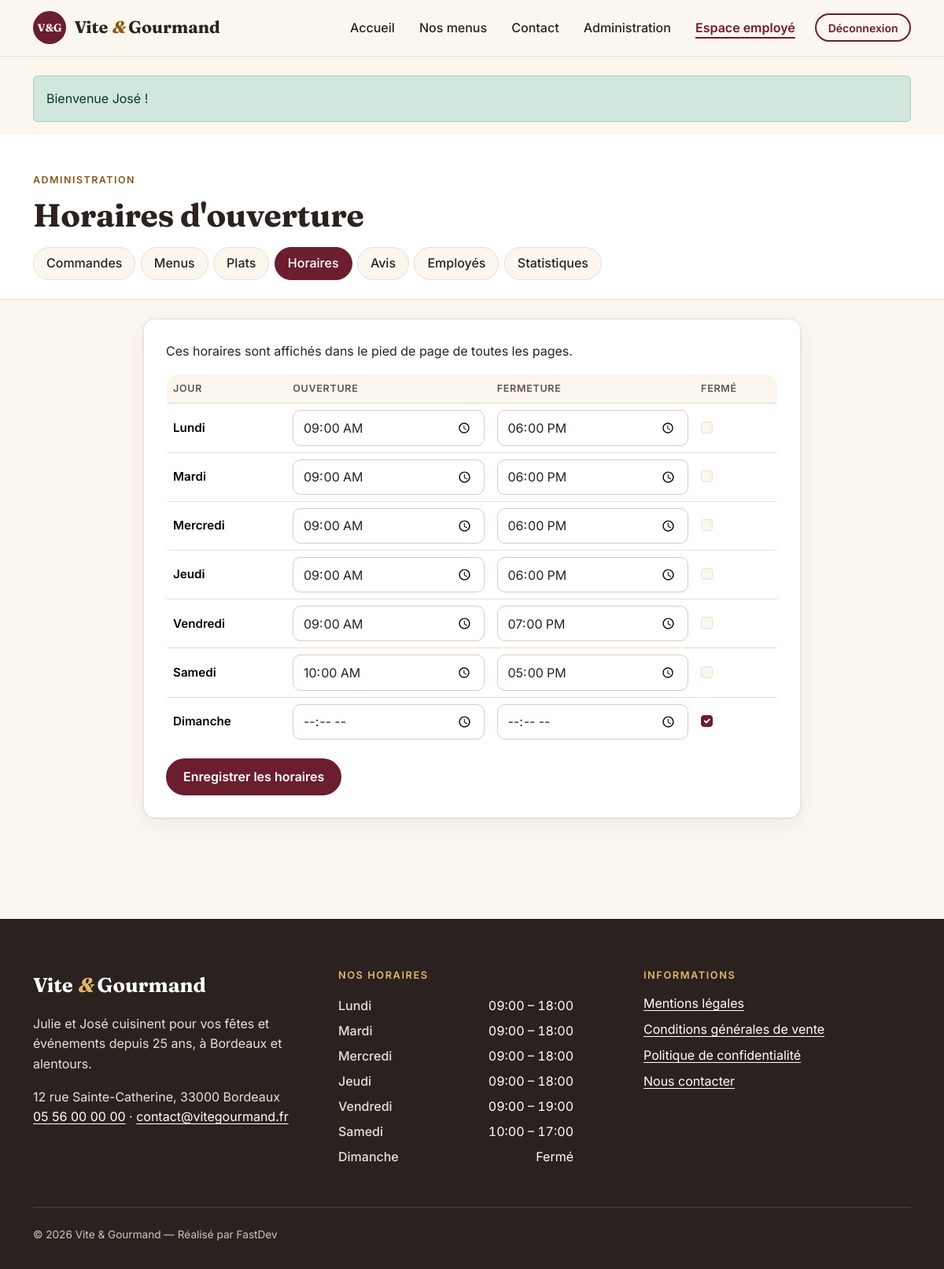
Screenshot of /gestion/horaires (signed in) with the database file from the repository.
### tables this page shows
CREATE TABLE horaire (
    horaire_id      INT         NOT NULL AUTO_INCREMENT,
    jour            VARCHAR(50) NOT NULL,
    ordre           TINYINT     NOT NULL DEFAULT 0,    
    heure_ouverture VARCHAR(50) NULL,                  
    heure_fermeture VARCHAR(50) NULL,
    PRIMARY KEY (horaire_id)
);

### src/Core/View.php (called while the page is built, shortened)
<?php
final class View
{
    public static function render(string $template, array $data = []): void
    {
        require ROOT_PATH . '/templates/layout.php';
    }
}

### src/Controller/StaffController.php (called while the page is built, shortened)
<?php
final class StaffController
{
    public function horaires(): void
    {
        $ref = new RefRepository();
        View::render('pages/staff/horaires', ['title' => 'Horaires', 'horaires' => $ref->horaires()]);
    }
}

### public/index.php (called while the page is built, shortened)
<?php
$path = parse_url($_SERVER['REQUEST_URI'] ?? '/', PHP_URL_PATH) ?: '/';
$path = rtrim($path, '/') ?: '/';
try {
    [$class, $method] = $routes[$path];
    (new $class())->$method();
} catch (PDOException $e) {
    error_log('[DB] ' . $e->getMessage());
    http_response_code(500);
    $driverCode = (int) ($e->errorInfo[1] ?? 0);
    $schemaHint = in_array($driverCode, [1049, 1054, 1146, 1364], true)
        ? ' — La base « ' . env('DB_NAME', 'vite_gourmand_ecf') . ' » ne correspond pas au schéma du projet : '
          . 'importez database/01_schema.sql puis database/02_data.sql (voir README).'
        : '';
    App\Core\View::render('pages/error', [
        'title' => 'Erreur',
        'code' => 500,
        'message' => env('APP_ENV') === 'prod'
            ? 'Une erreur technique est survenue. Merci de réessayer plus tard.'
            : 'Erreur base de données : ' . $e->getMessage() . $schemaHint,
    ]);
}

### src/helpers.php (called while the page is built, shortened)
<?php
function e(mixed $value): string
{
    return htmlspecialchars((string) $value, ENT_QUOTES | ENT_SUBSTITUTE, 'UTF-8');
}
function url(string $path = '/', array $query = []): string
{
    $path = '/' . ltrim($path, '/');
    return $query ? $path . '?' . http_build_query($query) : $path;
}
function asset(string $path): string
{
    return '/' . ltrim($path, '/');
}
function take_flashes(): array
{
    $f = $_SESSION['flash'] ?? [];
    return $f;
}

### src/Core/Auth.php (called while the page is built, shortened)
<?php
final class Auth
{
    public static function user(): ?array
    {
        return $_SESSION['user'] ?? null;
    }
    public static function role(): ?string
    {
        return $_SESSION['user']['role'] ?? null;
    }
    public static function isStaff(): bool
    {
        return in_array(self::role(), [self::ROLE_EMPLOYE, self::ROLE_ADMIN], true);
    }
    public static function isAdmin(): bool
    {
        return self::role() === self::ROLE_ADMIN;
    }
}

### src/Core/Database.php (called while the page is built, shortened)
<?php
final class Database
{
    private static ?PDO $pdo = null;
    public static function pdo(): PDO
    {
        if (self::$pdo === null) {
            $dsn = sprintf(
                'mysql:host=%s;port=%s;dbname=%s;charset=utf8mb4',
                env('DB_HOST', '127.0.0.1'),
                env('DB_PORT', '3306'),
                env('DB_NAME', 'vite_gourmand_ecf')
            );
            self::$pdo = new PDO($dsn, env('DB_USER', 'root'), env('DB_PASS', '') ?? '', [
                PDO::ATTR_ERRMODE            => PDO::ERRMODE_EXCEPTION,
                PDO::ATTR_DEFAULT_FETCH_MODE => PDO::FETCH_ASSOC,
                PDO::ATTR_EMULATE_PREPARES   => false,
            ]);
        }
        return self::$pdo;
    }
}

### src/Repository/RefRepository.php (called while the page is built, shortened)
<?php
final class RefRepository
{
    public function horaires(): array
    {
        return Database::pdo()->query('SELECT * FROM horaire ORDER BY ordre')->fetchAll();
    }
}

### templates/pages/staff/horaires.php (the view, shortened to what this page needs)
<section class="section pt-4">
    <div class="container container-narrow">
        <form method="post" action="<?= url('/gestion/horaires') ?>" class="form-card">
            <p>Ces horaires sont affichés dans le pied de page de toutes les pages.</p>
            <table class="table table-brand align-middle">
                <thead><tr><th scope="col">Jour</th><th scope="col">Ouverture</th><th scope="col">Fermeture</th><th scope="col">Fermé</th></tr></thead>
                <tbody>
                <?php foreach ($horaires as $h): $id = (int) $h['horaire_id']; ?>
                    <tr>
                        <th scope="row"><?= e($h['jour']) ?></th>
                        <td><input class="form-control" type="time" id="o-<?= $id ?>" name="horaires[<?= $id ?>][ouverture]" value="<?= e($h['heure_ouverture']) ?>"></td>
                        <td><input class="form-control" type="time" id="f-<?= $id ?>" name="horaires[<?= $id ?>][fermeture]" value="<?= e($h['heure_fermeture']) ?>"></td>
                        <td><input class="form-check-input" type="checkbox" id="c-<?= $id ?>" name="horaires[<?= $id ?>][ferme]" <?= $h['heure_ouverture'] ? '' : 'checked' ?>></td>
                    </tr>
                <?php endforeach; ?>
                </tbody>
            </table>
            <button class="btn btn-brand" type="submit">Enregistrer les horaires</button>
        </form>
    </div>
</section>

### templates/layout.php (shortened to what this page needs)
<?php
$current = rtrim(parse_url($_SERVER['REQUEST_URI'] ?? '/', PHP_URL_PATH) ?: '/', '/') ?: '/';
$isActive = fn (string $p) => ($p === '/' ? $current === '/' : str_starts_with($current, $p)) ? ' aria-current="page"' : '';
try {
    $horaires = (new RefRepository())->horaires();
} catch (\Throwable) {
    $horaires = [];
}
$authUser = Auth::user();
?><!doctype html>
<html lang="fr">
<head>
    <link href="<?= asset('assets/css/fonts.css') ?>" rel="stylesheet">
    <link href="<?= asset('assets/vendor/bootstrap/bootstrap.min.css') ?>" rel="stylesheet">
    <link href="<?= asset('assets/css/style.css') ?>" rel="stylesheet">
</head>
<body>
<header class="site-header">
    <nav class="navbar navbar-expand-lg container" aria-label="Menu principal">
        <a class="brand" href="<?= url('/') ?>">
            <span class="brand-mark" aria-hidden="true">V&amp;G</span>
            <span class="brand-name">Vite <em>&amp;</em> Gourmand</span>
        </a>
        <div class="collapse navbar-collapse" id="nav">
            <ul class="navbar-nav ms-auto align-items-lg-center gap-lg-1">
                <li class="nav-item"><a class="nav-link" href="<?= url('/') ?>"<?= $isActive('/') ?>>Accueil</a></li>
                <li class="nav-item"><a class="nav-link" href="<?= url('/menus') ?>"<?= $isActive('/menu') ?>>Nos menus</a></li>
                <li class="nav-item"><a class="nav-link" href="<?= url('/contact') ?>"<?= $isActive('/contact') ?>>Contact</a></li>
                <?php if ($authUser): ?>
                    <?php if (Auth::isAdmin()): ?>
                        <li class="nav-item"><a class="nav-link" href="<?= url('/admin') ?>"<?= $isActive('/admin') ?>>Administration</a></li>
                    <?php endif; ?>
                    <?php if (Auth::isStaff()): ?>
                        <li class="nav-item"><a class="nav-link" href="<?= url('/gestion') ?>"<?= $isActive('/gestion') ?>>Espace employé</a></li>
                    <?php else: ?>
                        <li class="nav-item"><a class="nav-link" href="<?= url('/espace') ?>"<?= $isActive('/espace') ?>>Mon espace</a></li>
                    <?php endif; ?>
                    <li class="nav-item">
                        <form method="post" action="<?= url('/deconnexion') ?>" class="m-0">
                            <button class="btn btn-outline-brand btn-sm ms-lg-2" type="submit">
                                Déconnexion <span class="visually-hidden">de <?= e($authUser['prenom']) ?></span>
                            </button>
                        </form>
                    </li>
                <?php else: ?>
                    <li class="nav-item"><a class="btn btn-brand btn-sm ms-lg-2" href="<?= url('/connexion') ?>"<?= $isActive('/connexion') ?>>Connexion</a></li>
                <?php endif; ?>
            </ul>
        </div>
    </nav>
</header>
<main id="contenu" tabindex="-1">
    <?php $flashes = take_flashes(); if ($flashes): ?>
        <div class="container pt-4" role="status" aria-live="polite">
            <?php foreach ($flashes as $f): ?>
                <div class="alert alert-<?= $f['type'] === 'error' ? 'danger' : ($f['type'] === 'success' ? 'success' : 'info') ?>" <?= $f['type'] === 'error' ? 'role="alert"' : '' ?>>
                    <?= e($f['message']) ?>
                </div>
            <?php endforeach; ?>
        </div>
    <?php endif; ?>
    <?php require $__template; ?>
</main>
<footer class="site-footer">
    <div class="container">
        <div class="row g-4 g-lg-5">
            <div class="col-lg-4">
                <p class="footer-brand">Vite <em>&amp;</em> Gourmand</p>
                <p>Julie et José cuisinent pour vos fêtes et événements depuis 25 ans, à Bordeaux et alentours.</p>
                <address class="mb-0">12 rue Sainte-Catherine, 33000 Bordeaux<br>
                    <a href="tel:+33556000000">05 56 00 00 00</a> · <a href="mailto:contact@vitegourmand.fr">contact@vitegourmand.fr</a>
                </address>
            </div>
            <div class="col-sm-6 col-lg-4">
                <h2 class="footer-title">Nos horaires</h2>
                <table class="hours">
                    <tbody>
                    <?php foreach ($horaires as $h): ?>
                        <tr>
                            <th scope="row"><?= e($h['jour']) ?></th>
                            <td><?= $h['heure_ouverture'] ? e($h['heure_ouverture']) . ' – ' . e($h['heure_fermeture']) : 'Fermé' ?></td>
                        </tr>
                    <?php endforeach; ?>
                    </tbody>
                </table>
            </div>
            <div class="col-sm-6 col-lg-4">
                <h2 class="footer-title">Informations</h2>
                <ul class="list-unstyled footer-links">
                    <li><a href="<?= url('/mentions-legales') ?>">Mentions légales</a></li>
                    <li><a href="<?= url('/cgv') ?>">Conditions générales de vente</a></li>
                    <li><a href="<?= url('/confidentialite') ?>">Politique de confidentialité</a></li>
                    <li><a href="<?= url('/contact') ?>">Nous contacter</a></li>
                </ul>
            </div>
        </div>
        <p class="footer-copy">© <?= date('Y') ?> Vite &amp; Gourmand — Réalisé par FastDev</p>
    </div>
</footer>
</body>
</html>

### public/assets/css/style.css (style rules this page uses)
:root { --vg-wine: #6B1E2E; --vg-wine-dark: #521522; --vg-wine-soft: #F3E4E2; --vg-cream: #FBF6EE; --vg-paper: #FFFFFF; --vg-ochre: #B9802A; --vg-ochre-text: #855A14; --vg-sage: #4F6142; --vg-sage-soft: #E7EDE1; --vg-ink: #2B2220; --vg-ink-2: #5F5450; --vg-line: #E8DED2; --vg-danger: #A1281F; --vg-radius: 14px; --vg-shadow: 0 1px 2px rgba(43, 34, 32, .06), 0 8px 24px rgba(43, 34, 32, .06); --font-display: 'Fraunces', Georgia, 'Times New Roman', serif; --font-body: 'Inter', system-ui, -apple-system, 'Segoe UI', Roboto, sans-serif; --bs-body-font-family: var(--font-body); --bs-body-color: var(--vg-ink); --bs-body-bg: var(--vg-cream); --bs-link-color: var(--vg-wine); --bs-link-color-rgb: 107, 30, 46; --bs-link-hover-color: var(--vg-wine-dark); --bs-border-color: var(--vg-line); }
html { scroll-behavior: smooth; }
body { background: var(--vg-cream); color: var(--vg-ink); font-size: 1rem; line-height: 1.6; }
h1, h2, h3, .display-title, .page-title, .section-title { font-family: var(--font-display); font-weight: 700; letter-spacing: -.01em; color: var(--vg-ink); }
a { text-underline-offset: 3px; }
.btn { border-radius: 999px; font-weight: 600; padding: .6rem 1.25rem; }
.btn-sm { padding: .35rem .9rem; }
.btn-brand { background: var(--vg-wine); border: 2px solid var(--vg-wine); color: #fff; }
.btn-outline-brand { background: transparent; border: 2px solid var(--vg-wine); color: var(--vg-wine); }
.site-header { background: rgba(251, 246, 238, .94); backdrop-filter: blur(8px); border-bottom: 1px solid var(--vg-line); position: sticky; top: 0; z-index: 50; }
.site-header .navbar { padding: .9rem 12px; }
.brand { display: flex; align-items: center; gap: .65rem; text-decoration: none; color: var(--vg-ink); }
.brand-mark { display: grid; place-items: center; width: 42px; height: 42px; border-radius: 50%; background: var(--vg-wine); color: var(--vg-cream); font-family: var(--font-display); font-size: .85rem; font-weight: 700; }
.brand-name { font-family: var(--font-display); font-size: 1.35rem; font-weight: 700; }
.brand-name em, .footer-brand em { color: var(--vg-ochre-text); font-style: italic; }
.nav-link { color: var(--vg-ink); font-weight: 500; padding: .5rem .85rem !important; border-radius: 999px; }
.nav-link[aria-current="page"] { color: var(--vg-wine); font-weight: 600; text-decoration: underline; text-decoration-thickness: 2px; text-underline-offset: 6px; }
.section { padding: 4.5rem 0; }
.container-narrow { max-width: 860px; }
.form-control, .form-select { border-radius: 10px; border-color: #D8CBBD; padding: .6rem .8rem; background-color: #fff; }
.form-check-input:checked { background-color: var(--vg-wine); border-color: var(--vg-wine); }
.form-card { background: var(--vg-paper); border: 1px solid var(--vg-line); border-radius: var(--vg-radius); padding: 1.75rem; margin-bottom: 1.5rem; box-shadow: var(--vg-shadow); }
.table-brand { --bs-table-bg: var(--vg-paper); border: 1px solid var(--vg-line); border-radius: var(--vg-radius); overflow: hidden; font-size: .95rem; }
.table-brand thead th { background: var(--vg-cream); font-size: .78rem; text-transform: uppercase; letter-spacing: .06em; color: var(--vg-ink-2); border-bottom-width: 1px; }
.site-footer { background: var(--vg-ink); color: #E9E1D8; padding: 4rem 0 2rem; margin-top: 2rem; }
.site-footer a { color: #fff; }
.footer-brand { font-family: var(--font-display); font-size: 1.6rem; color: #fff; font-weight: 700; }
.footer-brand em { color: #E2B66B; }
.footer-title { font-family: var(--font-body); font-size: .8rem; text-transform: uppercase; letter-spacing: .12em; color: #E2B66B; margin-bottom: 1rem; }
.hours { width: 100%; max-width: 300px; }
.hours th { font-weight: 500; padding: .2rem 0; color: #E9E1D8; }
.hours td { text-align: right; color: #fff; font-variant-numeric: tabular-nums; }
.footer-links li { margin-bottom: .45rem; }
.footer-copy { border-top: 1px solid rgba(255,255,255,.14); margin: 3rem 0 0; padding-top: 1.5rem; font-size: .85rem; color: #CFC5BA; }
.site-footer address { font-style: normal; }

### rows the page displays
horaire: jour "Lundi", heure_ouverture "09:00", heure_fermeture "18:00"
horaire: jour "Mardi", heure_ouverture "09:00", heure_fermeture "18:00"
horaire: jour "Mercredi", heure_ouverture "09:00", heure_fermeture "18:00"
horaire: jour "Jeudi", heure_ouverture "09:00", heure_fermeture "18:00"
horaire: jour "Vendredi", heure_ouverture "09:00", heure_fermeture "19:00"
horaire: jour "Samedi", heure_ouverture "10:00", heure_fermeture "17:00"
horaire: jour "Dimanche", heure_ouverture "☑", shows "Fermé"

### other values shown
$f['message'] "Bienvenue José !"
$heading "Horaires d'ouverture"
$label "Commandes"
$label "Menus"
$label "Plats"
$label "Horaires"
$label "Avis"
$label "Employés"
$label "Statistiques"
